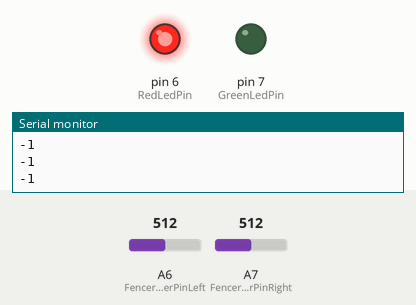
This sketch was run on a simulated Arduino Nano, built with avr-gcc and run on an emulated ATmega328P. On the bench: output pins drawn as LEDs (lit = HIGH), the last lines printed to the serial monitor. Inputs (shaded band) come from the test bench; at power-on: A6 (FencereaderPinLeft) = 512, A7 (FencereaderPinRight) = 512.

Above: at 1.2 s.
1.3 s: A6 (FencereaderPinLeft) set to 106
2.8 s: A6 (FencereaderPinLeft) set to 89
At 3.4 s:
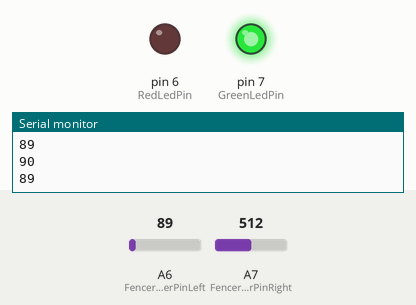
Timing chart, 0 to 5.8 s (numbered marks = the images above; inputs shaded):
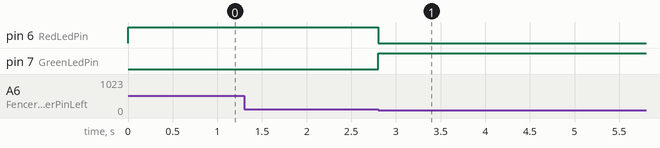

The sketch:

commandCenter.ino
```cpp
#include <Arduino.h>
#define IR_SEND_PIN A2
#include <IRremote.h>
#include <IRremoteInt.h>


// fence readers
int FencereaderPinLeft = A6;
int FencereaderPinRight = A7;

// Light Indicators
int GreenLedPin = 7;
int RedLedPin = 6;

IRsend irsend = IRsend();

void setup()
{
  Serial.begin(115200);
  // pinMode(IrTransmiterPin, OUTPUT);
  pinMode(RedLedPin, OUTPUT);
  pinMode(GreenLedPin, OUTPUT);
 digitalWrite(RedLedPin, LOW);
 digitalWrite(GreenLedPin, LOW);
}


boolean ReadFenceSensors(){
  int left = analogRead(FencereaderPinLeft);
  if(left < 100)
  {
    Serial.println(left);
    return true;
  }
  int right = analogRead(FencereaderPinRight);
  if (right < 100)
  {
    Serial.println(right);
    return true;
  }
  return false;
}


int status = 0;

void loop(){
    if(ReadFenceSensors())
    {
        // this allows about 6 to 10 seconds to recover in case signal is lost.
        status = status + 10;
        if(status>10){
          digitalWrite(GreenLedPin, HIGH);
          digitalWrite(RedLedPin, LOW);
          // tells the robot that fence is enabled.
          irsend.sendSony(1, 2, 2); // 410 == 1 and 400 == 0
          Serial.println(status);
          if (status> 100)
          {
            status=100;
          }
        }
    }
    else {
        status--;
        if(status<0){
          digitalWrite(GreenLedPin, LOW);
          digitalWrite(RedLedPin, HIGH);
          Serial.println(status);
          status=0;
        }
        // tells the robot that the fence went offline, so it is asking it to come back.
        irsend.sendSony(0, 2, 2); // 410 == 1 and 400 == 0
    }
}
```

Measured:
- the behaviour switches between 100 and 99 on A6 (FencereaderPinLeft) (found by bisection; images 0 and 1)
- after the input at 2.8 s, pin 6 (RedLedPin): HIGH → LOW at once; pin 7 (GreenLedPin): LOW → HIGH at once
